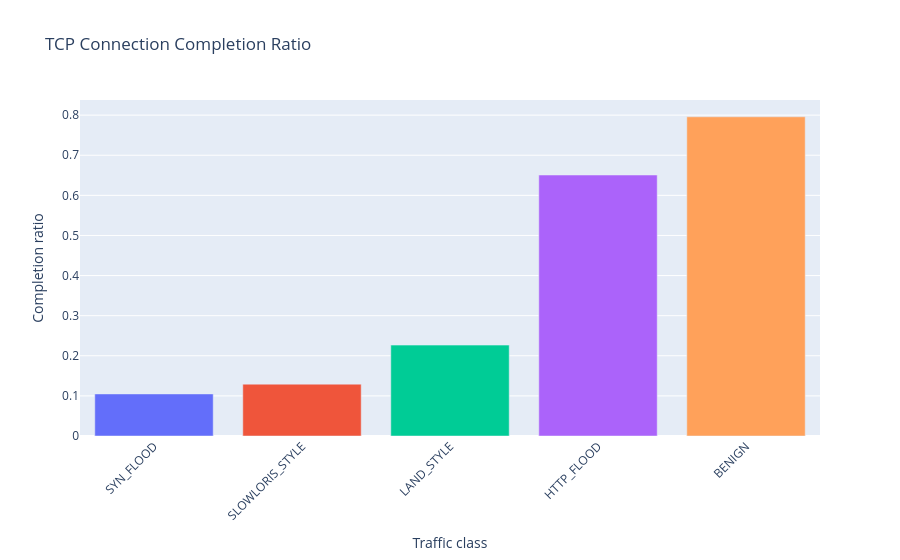

This figure's notebook cell:
### Markdown cell above
## Visualization 4 - TCP handshake completion

Purpose: examine whether TCP connection attempts complete successfully across TCP traffic classes.

Interpretation: SYN-flood and slow-rate profiles should show lower completion than normal TCP; non-TCP records are excluded.

### Code cell
tcp_pd = (
    clean
    .filter(F.col("protocol") == "TCP")
    .groupBy("label")
    .agg(F.avg("tcp_handshake_completion_ratio").alias("completion_ratio"))
    .orderBy("completion_ratio")
    .toPandas()
)

fig4 = px.bar(
    tcp_pd,
    x="label",
    y="completion_ratio",
    color="label",
    title="TCP Connection Completion Ratio",
    labels={"label":"Traffic class", "completion_ratio":"Completion ratio"}
)
fig4.update_layout(showlegend=False, xaxis_tickangle=-45)
fig4.show()

### Figure 1 — Plotly figure (JSON) as saved in the notebook; plotly's stock layout.template omitted (floating-point values rounded to 4 significant figures)
{"data": [{"hovertemplate": "Traffic class=%{x}<br>Completion ratio=%{y}<extra></extra>", "legendgroup": "SYN_FLOOD", "marker": {"color": "#636efa", "pattern": {"shape": ""}}, "name": "SYN_FLOOD", "orientation": "v", "showlegend": true, "textposition": "auto", "type": "bar", "x": ["SYN_FLOOD"], "xaxis": "x", "y": [0.1049], "yaxis": "y"}, {"hovertemplate": "Traffic class=%{x}<br>Completion ratio=%{y}<extra></extra>", "legendgroup": "SLOWLORIS_STYLE", "marker": {"color": "#EF553B", "pattern": {"shape": ""}}, "name": "SLOWLORIS_STYLE", "orientation": "v", "showlegend": true, "textposition": "auto", "type": "bar", "x": ["SLOWLORIS_STYLE"], "xaxis": "x", "y": [0.1292], "yaxis": "y"}, {"hovertemplate": "Traffic class=%{x}<br>Completion ratio=%{y}<extra></extra>", "legendgroup": "LAND_STYLE", "marker": {"color": "#00cc96", "pattern": {"shape": ""}}, "name": "LAND_STYLE", "orientation": "v", "showlegend": true, "textposition": "auto", "type": "bar", "x": ["LAND_STYLE"], "xaxis": "x", "y": [0.2266], "yaxis": "y"}, {"hovertemplate": "Traffic class=%{x}<br>Completion ratio=%{y}<extra></extra>", "legendgroup": "HTTP_FLOOD", "marker": {"color": "#ab63fa", "pattern": {"shape": ""}}, "name": "HTTP_FLOOD", "orientation": "v", "showlegend": true, "textposition": "auto", "type": "bar", "x": ["HTTP_FLOOD"], "xaxis": "x", "y": [0.6507], "yaxis": "y"}, {"hovertemplate": "Traffic class=%{x}<br>Completion ratio=%{y}<extra></extra>", "legendgroup": "BENIGN", "marker": {"color": "#FFA15A", "pattern": {"shape": ""}}, "name": "BENIGN", "orientation": "v", "showlegend": true, "textposition": "auto", "type": "bar", "x": ["BENIGN"], "xaxis": "x", "y": [0.7958], "yaxis": "y"}], "layout": {"barmode": "relative", "legend": {"title": {"text": "Traffic class"}, "tracegroupgap": 0}, "showlegend": false, "title": {"text": "TCP Connection Completion Ratio"}, "xaxis": {"anchor": "y", "categoryarray": ["SYN_FLOOD", "SLOWLORIS_STYLE", "LAND_STYLE", "HTTP_FLOOD", "BENIGN"], "categoryorder": "array", "domain": [0.0, 1.0], "tickangle": -45, "title": {"text": "Traffic class"}}, "yaxis": {"anchor": "x", "domain": [0.0, 1.0], "title": {"text": "Completion ratio"}}}}
